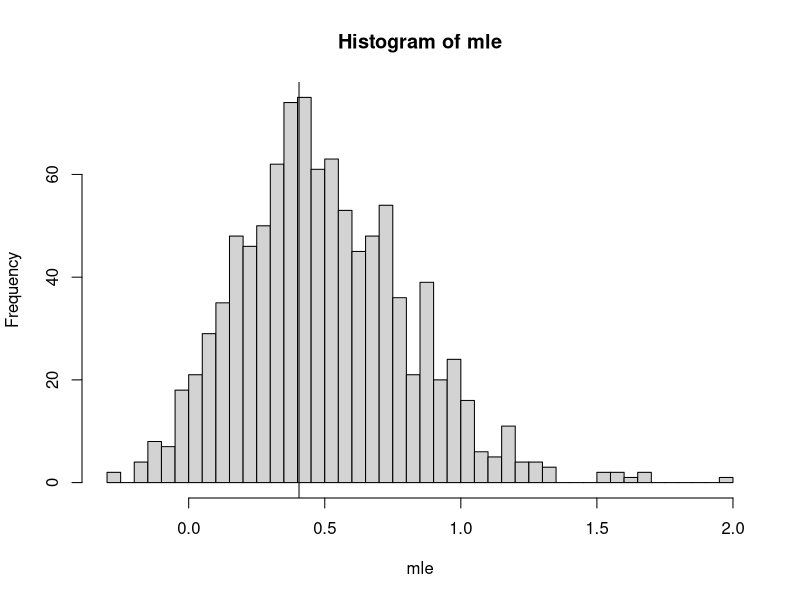
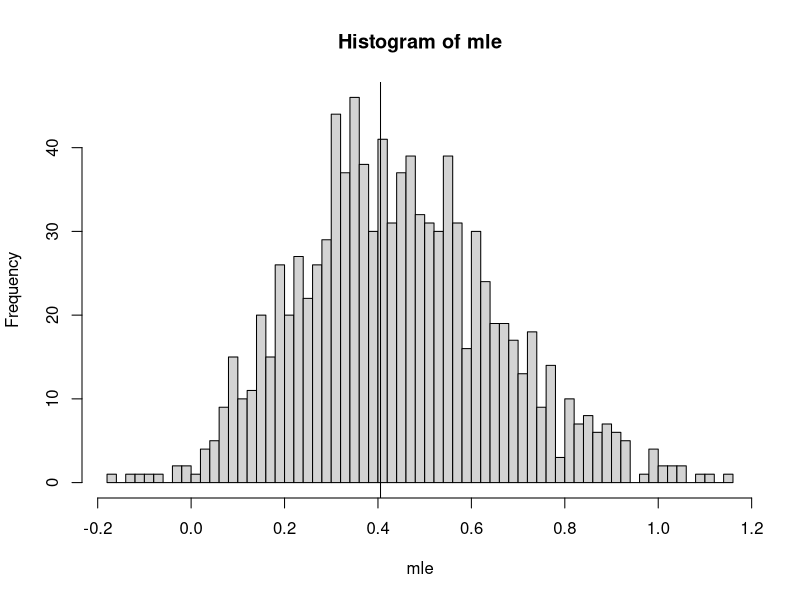
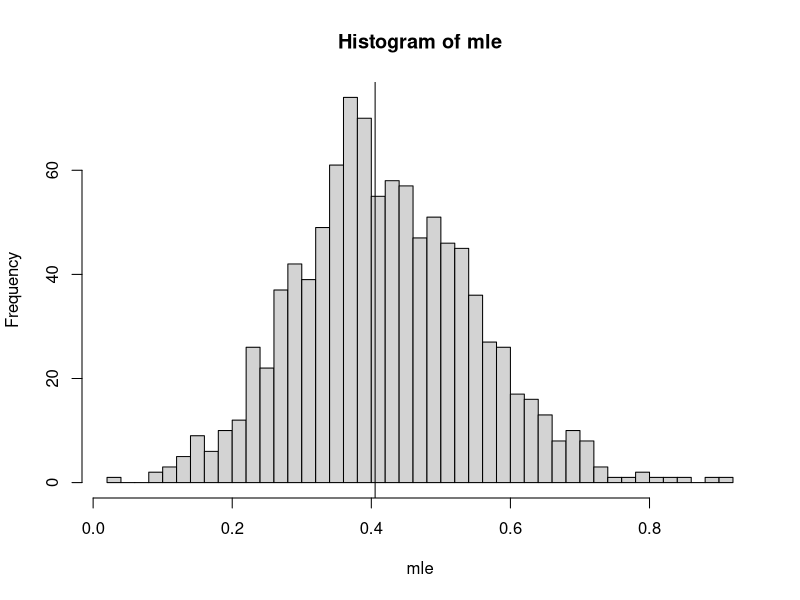

Reproduce these figures in R, in order.
## ---- chunk 1
knitr::opts_chunk$set(echo = TRUE)
## ---- chunk 2
our_function= function(n, sim_size,alpha1, sigma1){
  mle=c()
  for(i in 1:sim_size){
    X = rgamma(n,alpha1,scale= sigma1)
    total=sum(log(X))
    sigma2= var(X)/mean(X)
    alpha2=mean(X)^2/var(X)
    n= length(X)
    MyMLE=function(parametes){
    alpha= parametes[1]
    sigma= parametes[2]
    log_likli= -n*alpha*log(sigma)-n*log(gamma(alpha))-sum(X)/sigma +(alpha-1)*total
    return(-log_likli)
    }
    fit= optim(c(alpha2,sigma2), MyMLE)
    mle=append(mle,log(fit$par[1]))
  }
  hist(mle, breaks=50)
  abline(v=log(alpha1))
  ml= data.frame(mle)
  quantile(ml, na.rm= T, probs= c(0.025,0.975))

} 
print(our_function(20,1000,1.5,2.2))
print(our_function(40,1000,1.5,2.2))
print(our_function(100,1000,1.5,2.2))

